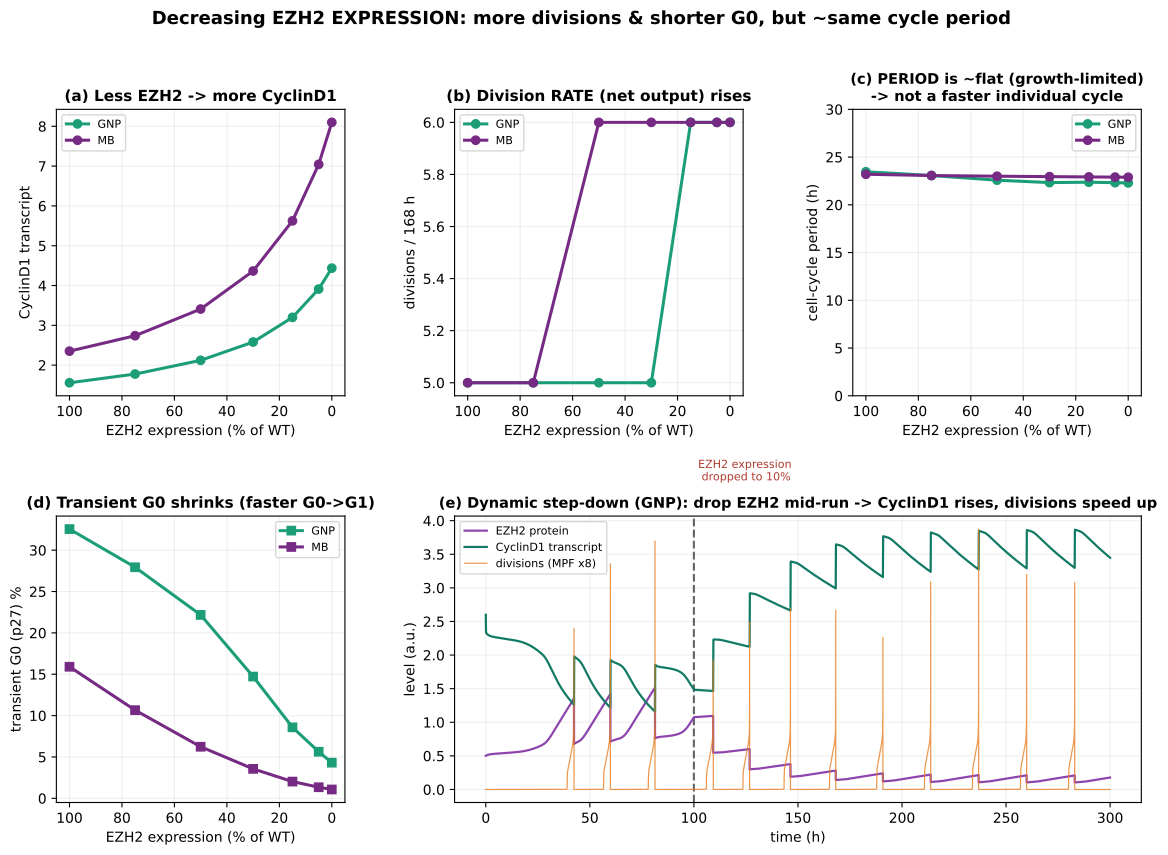

Write Python code to recreate this figure.
"""How does the cell cycle respond to DECREASING EZH2 EXPRESSION (protein level), as opposed to
catalytic inhibition? Models the developmental EZH2 decline / shRNA knockdown by scaling EZH2
translation (kTlEZ). Question: does lowering EZH2 give a 'more rapid' cell cycle?

We separate the senses of 'more rapid':
  - cell-cycle PERIOD (length of one cycle)        -> growth-limited in this model
  - DIVISION RATE / fraction cycling (net output)  -> set by CyclinD1 vs threshold
  - transient G0 (time spent quiescent)            -> the G0/G1 commitment delay

Part A: steady-state knockdown sweep (EZH2 expression 100% -> 0%) in GNP and MB.
Part B: a dynamic step-down (WT, then drop EZH2 expression mid-run) to show the live response.

Run:  ./venv/bin/python simulations/fig_v44_ezh2_knockdown.py
"""
import sys, os
sys.path.insert(0, os.path.dirname(os.path.dirname(os.path.abspath(__file__))))
import numpy as np, matplotlib.pyplot as plt, tellurium as te
from scipy.signal import find_peaks
from src.build_model_v44_heldt import build_model_v44
from simulations.validate_v44 import count_divisions, mean_settled, classify, P27_THR, SEL

KTLEZ0 = 0.004                       # WT EZH2 translation rate
KD = [1.0, 0.75, 0.50, 0.30, 0.15, 0.05, 0.0]   # EZH2-expression knockdown factor (1=WT, 0=null)
T_END, N_PTS = 10080, 20160
_M = build_model_v44()


def run(kd, shh=0.5, mycn=1.0, ptch1=1.0):
    for atol in (1e-9, 1e-8, 1e-7):
        rr = te.loada(_M); rr.integrator.setValue("absolute_tolerance", atol)
        rr.integrator.setValue("relative_tolerance", 1e-6)
        rr['SHH'] = shh; rr['MYCN_amplification'] = mycn; rr['Ptch1_copy_number'] = ptch1
        rr['kTlEZ'] = KTLEZ0 * kd
        try:
            return rr.simulate(0, T_END, N_PTS, selections=SEL)
        except Exception:
            continue
    return None


ctxs = {'GNP': dict(shh=0.5, mycn=1.0, ptch1=1.0), 'MB': dict(shh=0.5, mycn=2.8, ptch1=0.1)}
D = {c: dict(ez=[], cd=[], ndiv=[], per=[], g0=[]) for c in ctxs}
print("=" * 74)
print("DECREASING EZH2 EXPRESSION (translation knockdown) -> cell cycle")
for c, cond in ctxs.items():
    print(f"\n{c}:   EZH2%   EZH2prot  CyclinD1   div/168h   period   G0%")
    for kd in KD:
        r = run(kd, **cond)
        n, _, per = count_divisions(r); f, _ = classify(r, P27_THR)
        ez = mean_settled(r, 'EZH2'); cd = mean_settled(r, 'Cd_mRNA')
        pp = np.mean(per) if len(per) else np.nan
        D[c]['ez'].append(ez); D[c]['cd'].append(cd); D[c]['ndiv'].append(n)
        D[c]['per'].append(pp); D[c]['g0'].append(f['G0'])
        print(f"        {kd*100:5.0f}%  {ez:8.3f}  {cd:8.3f}   {n:8d}   {pp:6.1f}h  {f['G0']:5.1f}")

# ---- Part B: dynamic step-down (GNP): WT then knock EZH2 expression down at t0 ----
t0 = 6000
rr = te.loada(_M); rr.integrator.setValue("absolute_tolerance", 1e-9); rr.integrator.setValue("relative_tolerance", 1e-6)
rr['SHH'] = 0.5
r1 = rr.simulate(0, t0, 12000, selections=SEL)
rr['kTlEZ'] = KTLEZ0 * 0.1            # drop EZH2 expression to 10%
r2 = rr.simulate(t0, 18000, 24000, selections=SEL)
tt = np.concatenate([r1['time'], r2['time']]) / 60.0
EZ = np.concatenate([r1['EZH2'], r2['EZH2']])
CD = np.concatenate([r1['Cd_mRNA'], r2['Cd_mRNA']])
MPF = np.concatenate([r1['MPF'], r2['MPF']])
P21 = np.concatenate([r1['P21'], r2['P21']])

# ================= figure =================
fig = plt.figure(figsize=(14, 9))
gs = fig.add_gridspec(2, 3, hspace=0.42, wspace=0.38)
xpct = [k * 100 for k in KD]

ax = fig.add_subplot(gs[0, 0])
for c, col in [('GNP', '#1b9e77'), ('MB', '#762A83')]:
    ax.plot(xpct, D[c]['cd'], col, lw=2.2, marker='o', label=c)
ax.set_xlabel('EZH2 expression (% of WT)'); ax.set_ylabel('CyclinD1 transcript'); ax.invert_xaxis()
ax.set_title('(a) Less EZH2 -> more CyclinD1', fontweight='bold', fontsize=11); ax.legend(fontsize=8); ax.grid(alpha=0.2)

ax = fig.add_subplot(gs[0, 1])
for c, col in [('GNP', '#1b9e77'), ('MB', '#762A83')]:
    ax.plot(xpct, D[c]['ndiv'], col, lw=2.2, marker='o', label=c)
ax.set_xlabel('EZH2 expression (% of WT)'); ax.set_ylabel('divisions / 168 h'); ax.invert_xaxis()
ax.set_title('(b) Division RATE (net output) rises', fontweight='bold', fontsize=11); ax.legend(fontsize=8); ax.grid(alpha=0.2)

ax = fig.add_subplot(gs[0, 2])
for c, col in [('GNP', '#1b9e77'), ('MB', '#762A83')]:
    ax.plot(xpct, D[c]['per'], col, lw=2.2, marker='o', label=c)
ax.set_xlabel('EZH2 expression (% of WT)'); ax.set_ylabel('cell-cycle period (h)'); ax.invert_xaxis()
ax.set_ylim(0, 30)
ax.set_title('(c) PERIOD is ~flat (growth-limited)\n-> not a faster individual cycle', fontweight='bold', fontsize=10.5)
ax.legend(fontsize=8); ax.grid(alpha=0.2)

ax = fig.add_subplot(gs[1, 0])
for c, col in [('GNP', '#1b9e77'), ('MB', '#762A83')]:
    ax.plot(xpct, D[c]['g0'], col, lw=2.2, marker='s', label=c)
ax.set_xlabel('EZH2 expression (% of WT)'); ax.set_ylabel('transient G0 (p27) %'); ax.invert_xaxis()
ax.set_title('(d) Transient G0 shrinks (faster G0->G1)', fontweight='bold', fontsize=11); ax.legend(fontsize=8); ax.grid(alpha=0.2)

# dynamic step-down (spans bottom-middle + bottom-right)
ax = fig.add_subplot(gs[1, 1:])
ax.axvline(t0 / 60.0, color='k', ls='--', alpha=0.6)
ax.text(t0/60.0 + 2, ax.get_ylim()[1] if False else 4.6, 'EZH2 expression\n dropped to 10%', fontsize=8, color='#b03a2e')
ax.plot(tt, EZ, color='#8e44ad', lw=1.6, label='EZH2 protein')
ax.plot(tt, CD, color='#117a65', lw=1.6, label='CyclinD1 transcript')
ax.plot(tt, MPF * 8, color='#e67e22', lw=0.9, alpha=0.8, label='divisions (MPF x8)')
ax.set_xlabel('time (h)'); ax.set_ylabel('level (a.u.)')
ax.set_title('(e) Dynamic step-down (GNP): drop EZH2 mid-run -> CyclinD1 rises, divisions speed up',
             fontweight='bold', fontsize=10.5)
ax.legend(fontsize=8, loc='upper left'); ax.grid(alpha=0.2)

# report period before/after in the step-down
def per_window(t, mpf, a, b):
    m = (t >= a) & (t < b); tt2 = t[m]; dt = tt2[1]-tt2[0]
    pk, _ = find_peaks(mpf[m], prominence=0.1, distance=int(150/dt))
    iv = np.diff(tt2[pk]) if len(pk) > 1 else []
    return (np.mean(iv), len(pk))
pa = per_window(tt, MPF, 60, t0/60.0); pb = per_window(tt, MPF, t0/60.0 + 20, 300)
print(f"\nStep-down (GNP): before drop period~{pa[0]:.1f}h ({pa[1]} div); after drop period~{pb[0]:.1f}h ({pb[1]} div)")

fig.suptitle('Decreasing EZH2 EXPRESSION: more divisions & shorter G0, but ~same cycle period',
             fontsize=13, fontweight='bold', y=0.99)
plt.savefig('simulations/fig_v44_ezh2_knockdown.png', dpi=170, bbox_inches='tight')
plt.savefig('simulations/fig_v44_ezh2_knockdown.pdf', bbox_inches='tight')
plt.close()
print("\nSaved: fig_v44_ezh2_knockdown.png")
